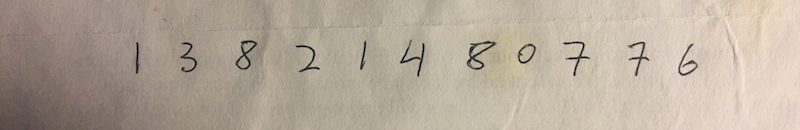
#> input picture caseStudyHandwritingRecognition/data/img1.jpg, 800 x 130 px
$ python translate.py --image ../../caseStudyHandwritingRecognition/data/img1.jpg
#> lines starting #> are read from the running program, lines starting #| are printed output that depends on the picture
### utils/imutils.py
import numpy as np
import cv2


def translate(image, x, y):
    m = np.float32([[1, 0, x], [0, 1, y]])
    shifted = cv2.warpAffine(image, m, (image.shape[1], image.shape[0]))
    return shifted


# [28 lines left out: functions rotate, resize, not called in this run]

### ch06/transformation/translate.py
import argparse
import utils.imutils as imutils
import cv2

ap = argparse.ArgumentParser()
ap.add_argument('-i', '--image', required=True, help='Path to the image')
args = vars(ap.parse_args())

image = cv2.imread(args['image'])
#> image is the input picture: shape (130, 800, 3); mean B, G, R 154.4, 169.2, 181.1
cv2.imshow('Original', image)
cv2.waitKey(0)

shifted = imutils.translate(image, 25, 50)
#> in translate, `shifted = cv2.warpAffine(image, m, (image.shape[1], image.shape[0]))`:
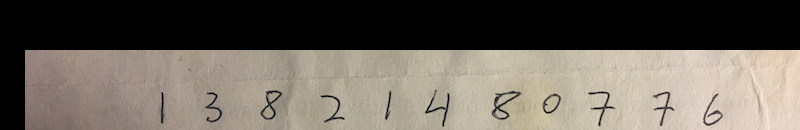
#> shifted: shape (130, 800, 3); mean B, G, R 91.3, 100.3, 107.3
cv2.imshow('Shifted Down and Right', shifted)
cv2.waitKey(0)

shifted = imutils.translate(image, -50, -90)
#> call 2 of translate, with x = -50, y = -90
#> in translate (call 2), `shifted = cv2.warpAffine(image, m, (image.shape[1], image.shape[0]))`:
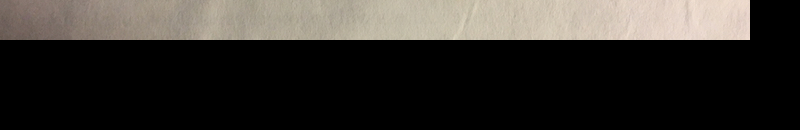
#> shifted: shape (130, 800, 3); mean B, G, R 45.8, 50.1, 53.4
cv2.imshow('Shifted Up and Left', shifted)
cv2.waitKey(0)

shifted = imutils.translate(image, 0, 100)
#> call 3 of translate, with x = 0, y = 100
#> in translate (call 3), `shifted = cv2.warpAffine(image, m, (image.shape[1], image.shape[0]))`:
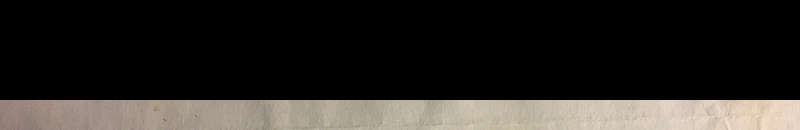
#> shifted: shape (130, 800, 3); mean B, G, R 36.5, 40.1, 43
cv2.imshow('Shifted Down', shifted)
cv2.waitKey(0)
